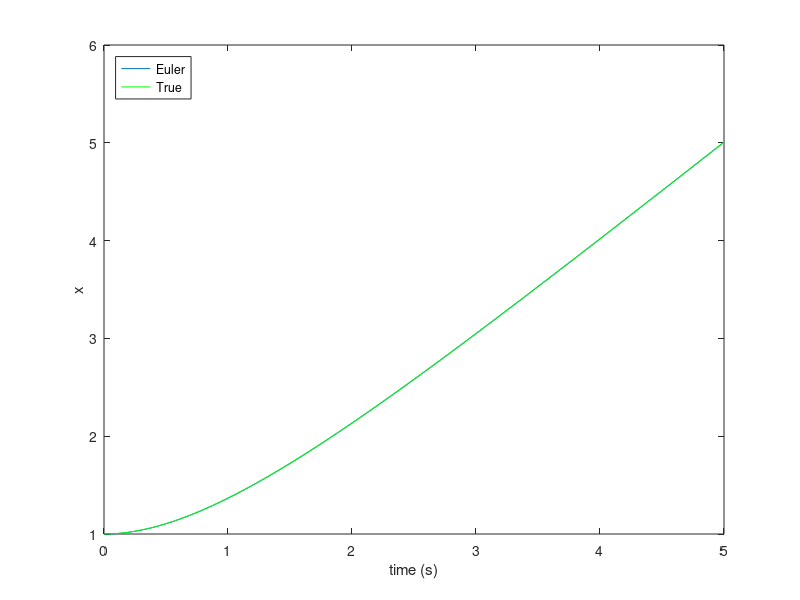

Write MATLAB code to recreate this figure.
% Simple example of Euler integration
h = 0.01;                               % time-step
tmax = 5;                               % max t value
init = 1;                               % initial condition

t = 0:h:tmax;                           % vector of time values
nsteps = length(t);                     % how many steps
x = zeros(nsteps,1);                    % where we will store
                                        % results
x(1) = init;


% Start the integration
for i=1:(nsteps-1)
    f = t(i) - x(i) + 1;                % evaluate dx/dt
    x(i+1) = x(i) + (h*f);
end


% Now plot results and compare with true solution
plot(t, x)
hold on
xtrue = exp(-t) + t;                    % true solution
plot(t, xtrue, 'g')
xlabel('time (s)'); ylabel('x');
legend('Euler', 'True', 'Location', 'NorthWest')
hold off
